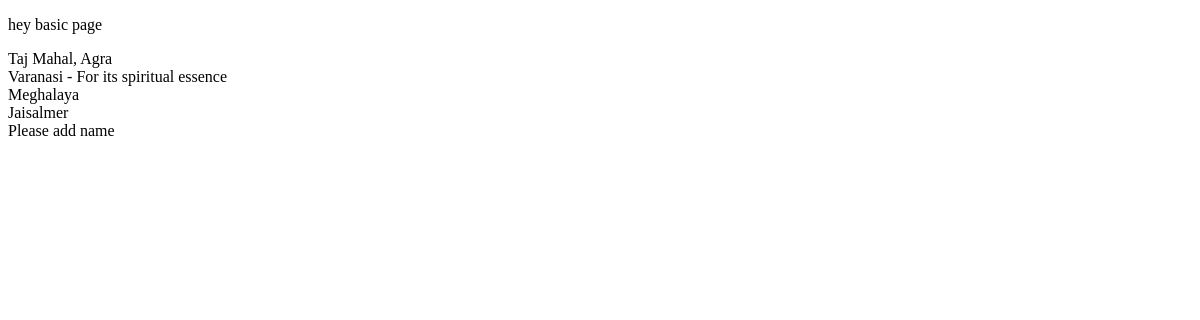
Page /list on the earlier database version.
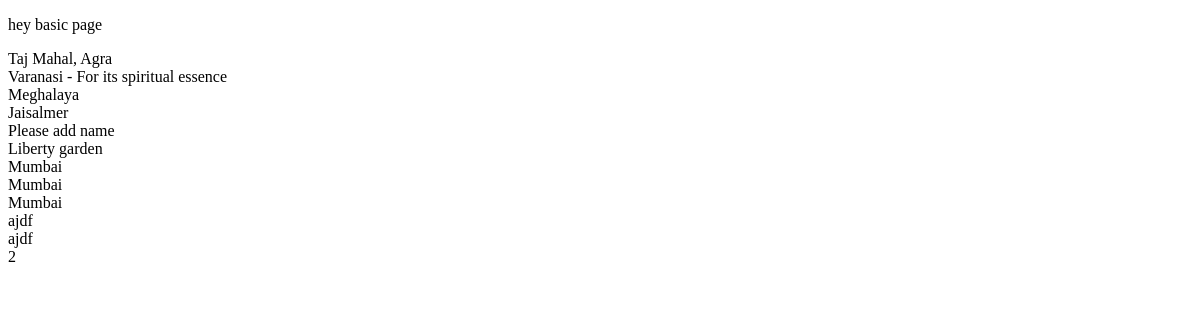
Same page on the later database version.
### places/models.py (models this page shows)
class Places(models.Model):
	place_name = models.CharField(max_length=100, default="");
	place_ratings = models.IntegerField(null=True, default="")
	place_image = models.ImageField(upload_to="images/", blank=True)
	place_description = models.TextField(max_length=50, default="")

### places/views.py (the view)
# urls.py: path('list', list_view)
def list_view(request):
	o=Places.objects.all()
	context = {
	'obj': o
	}
	return render(request, "list.html", context)

### places/templates/list.html
{% extends 'base.html' %}
{% block content %}
{% for x in obj %}
	{{ x.place_name }}<br />
{% endfor %}
{% endblock %}

Differences in the rows shown:
added Places: place_name "Liberty garden"
added Places: place_name "Mumbai"
added Places: place_name "Mumbai"
added Places: place_name "Mumbai"
added Places: place_name "ajdf"
added Places: place_name "ajdf"
added Places: place_name "2"
